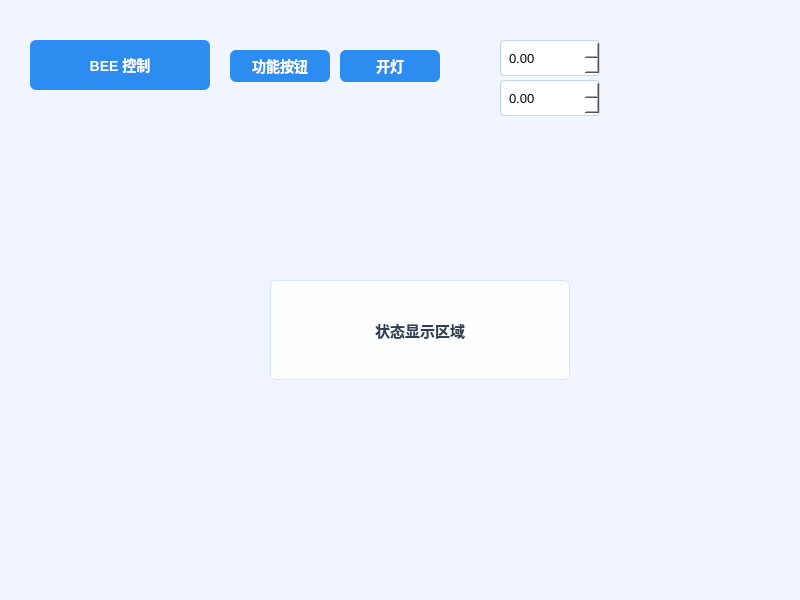
<?xml version="1.0" encoding="UTF-8"?>
<ui version="4.0">
 <class>Widget</class>
 <widget class="QWidget" name="Widget">
  <property name="geometry">
   <rect>
    <x>0</x>
    <y>0</y>
    <width>800</width>
    <height>600</height>
   </rect>
  </property>
  <property name="windowTitle">
   <string>蓝色主题控制面板</string>
  </property>
  <!-- 全局蓝色主题样式表 -->
  <property name="styleSheet">
   <string notr="true">/* 主窗口背景 */
QWidget#Widget {
        background-color: #f0f5ff;
}

/* 按钮样式 - 主蓝色按钮 */
QPushButton {
        background-color: #2d8cf0;
        color: white;
        border: none;
        border-radius: 6px;
        padding: 8px 16px;
        font-size: 14px;
        font-weight: 500;
}

/* 按钮悬停效果 */
QPushButton:hover {
        background-color: #409eff;
}

/* 按钮按下效果 */
QPushButton:pressed {
        background-color: #1b74d6;
}

/* 数字输入框样式 */
QDoubleSpinBox {
        background-color: white;
        border: 1px solid #c0d4f0;
        border-radius: 4px;
        padding: 4px 6px;
        font-size: 13px;
        min-height: 26px;
}

QDoubleSpinBox:focus {
        border: 2px solid #2d8cf0;
}

/* 标签样式 */
QLabel {
        font-size: 15px;
        color: #2c3e50;
        font-weight: 500;
        background-color: rgba(255,255,255,0.9);
        padding: 10px;
        border-radius: 6px;
        border: 1px solid #d6e4ff;
}</string>
  </property>
  <widget class="QPushButton" name="pushButton">
   <property name="geometry">
    <rect>
     <x>230</x>
     <y>50</y>
     <width>100</width>
     <height>32</height>
    </rect>
   </property>
   <property name="text">
    <string>功能按钮</string>
   </property>
  </widget>
  <widget class="QPushButton" name="pushButton_2">
   <property name="geometry">
    <rect>
     <x>340</x>
     <y>50</y>
     <width>100</width>
     <height>32</height>
    </rect>
   </property>
   <property name="text">
    <string>开灯</string>
   </property>
  </widget>
  <widget class="QPushButton" name="pushButton_3">
   <property name="geometry">
    <rect>
     <x>30</x>
     <y>40</y>
     <width>180</width>
     <height>50</height>
    </rect>
   </property>
   <property name="text">
    <string>BEE 控制</string>
   </property>
  </widget>
  <widget class="QDoubleSpinBox" name="doubleSpinBox">
   <property name="geometry">
    <rect>
     <x>500</x>
     <y>40</y>
     <width>100</width>
     <height>32</height>
    </rect>
   </property>
  </widget>
  <widget class="QDoubleSpinBox" name="doubleSpinBox_2">
   <property name="geometry">
    <rect>
     <x>500</x>
     <y>80</y>
     <width>100</width>
     <height>32</height>
    </rect>
   </property>
  </widget>
  <widget class="QLabel" name="label">
   <property name="geometry">
    <rect>
     <x>270</x>
     <y>280</y>
     <width>300</width>
     <height>100</height>
    </rect>
   </property>
   <property name="text">
    <string>状态显示区域</string>
   </property>
   <property name="alignment">
    <set>Qt::AlignCenter</set>
   </property>
  </widget>
 </widget>
 <resources/>
 <connections/>
</ui>
